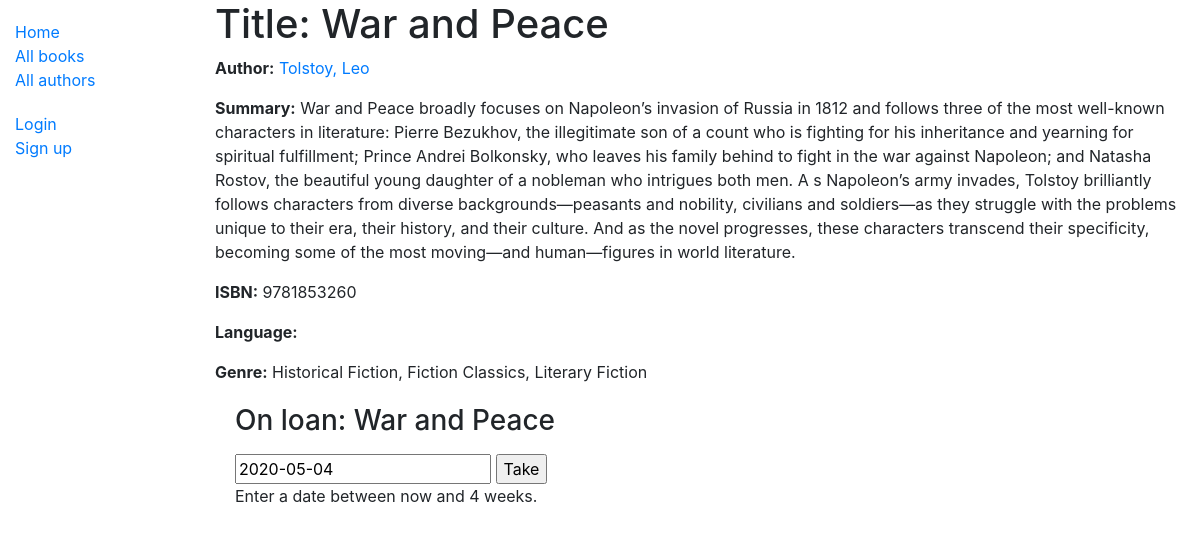
/catalog/book/1, run on the app's committed database.
### catalog/models.py (models this page shows, shortened)
class Book(models.Model):
    title = models.CharField(max_length=200)
    author = models.ForeignKey('Author', on_delete=models.SET_NULL, null=True)
    summary = models.TextField(max_length=1000, help_text="Enter a brief description of the book")
    isbn = models.CharField('ISBN',max_length=13,
                            help_text='13 Character <a href="https://www.isbn-international.org/content/what-isbn">ISBN number</a>')
    genre = models.ManyToManyField(Genre, help_text="Select a genre for this book")

class Author(models.Model):
    first_name = models.CharField(max_length=100)
    last_name = models.CharField(max_length=100)
    date_of_birth = models.DateField(null=True, blank=True)
    date_of_death = models.DateField('Died', null=True, blank=True)
    def __str__(self):
        return '%s, %s' % (self.last_name, self.first_name)

class Genre(models.Model):
    name = models.CharField(max_length=200, help_text="""Enter a book genre
                           (e.g. Science Fiction, French Poetry etc.)""")
    def __str__(self):
        return self.name

### catalog/views.py (the view)
# urls.py: url(r'^book/(?P<pk>\d+)$', views.BookDetailView.as_view(), name='book-detail'),
class BookDetailView(generic.edit.FormMixin, generic.DetailView):
    model = Book
    form_class = TakeABook

### catalog/forms.py (shortened to what this page needs)
class TakeABook(forms.Form):
    take_a_book = forms.DateField(initial=datetime.date.today)

### catalog/templates/catalog/book_detail.html (shortened to what this page needs)
{% extends "base_generic.html" %}
{% block content %}
  <h1>Title: {{ book.title }}</h1>
  <p><strong>Author:</strong> <a href="{% url 'author-detail' book.author.pk %}">{{ book.author }}</a></p>
  <p><strong>Summary:</strong> {{ book.summary }}</p>
  <p><strong>ISBN:</strong> {{ book.isbn }}</p>
  <p><strong>Language:</strong> {{ book.language }}</p>
  <p><strong>Genre:</strong> {% for genre in book.genre.all %} {{ genre }}{% if not forloop.last %}, {% endif %}{% endfor %}</p>
  <div style="margin-left:20px;margin-top:20px">
<form action='' method="post">
  <h3><label>On loan:</label> {{ book.title }}</h3>
    {{form.take_a_book}}
  <input type="submit" value="Take">
  <p>Enter a date between now and 4 weeks.</p>
</form>
  </div>
{% endblock %}

### data on the page
Book: title "War and Peace", author "Tolstoy, Leo", summary "War and Peace broadly focuses on Napoleon’s invasion of Russia in 1812 and follows three of the most well-known characters in literature: Pierre Bezukhov, the illegitimate son of a count who is fighting for his inheritance and yearning for spiritual fulfillment; Prince Andrei Bolkonsky, who leaves his family behind to fight in the war against Napoleon; and Natasha Rostov, the beautiful young daughter of a nobleman who intrigues both men. A s Napoleon’s army invades, Tolstoy brilliantly follows characters from diverse backgrounds—peasants and nobility, civilians and soldiers—as they struggle with the problems unique to their era, their history, and their culture. And as the novel progresses,…", isbn "9781853260"
Genre: name "Historical Fiction"
Genre: name "Fiction Classics"
Genre: name "Literary Fiction"
